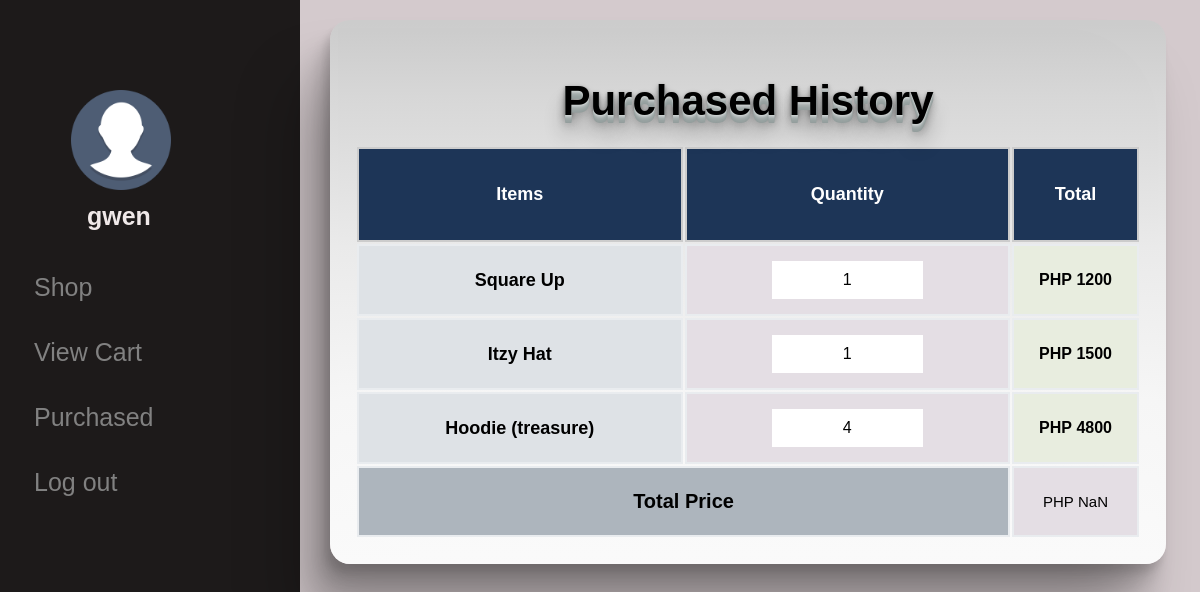
/purchased.php (signed in), run on the app's committed database.
### tables this page shows
CREATE TABLE `order_tbl` (
  `order_id` varchar(100) NOT NULL,
  `customer_id` int(11) NOT NULL,
  `product_id` int(11) NOT NULL,
  `order_quantity` int(255) NOT NULL,
  `total` varchar(20) NOT NULL
);

CREATE TABLE `product` (
  `id` int(50) NOT NULL,
  `category` varchar(100) NOT NULL,
  `name` varchar(100) NOT NULL,
  `price` int(50) NOT NULL,
  `quantity` int(255) NOT NULL,
  `description` varchar(5000) NOT NULL,
  `image` varchar(100) NOT NULL,
  `code` int(100) NOT NULL
);

### purchased.php (the view, shortened to what this page needs)
<?php
include_once("connection.php");
$id = $_SESSION['login_id'];
$query_customer_username = $pdo->prepare("SELECT * FROM login a INNER JOIN  customer b
ON a.customer_id = b.customer_id WHERE a.login_id = '$id'");
$query_customer_username->execute();
$row = $query_customer_username->fetch();
$username = $row['username'];
$find_customer = $pdo->prepare("SELECT * FROM login WHERE login_id = :login_id ");
$find_customer->bindParam(':login_id', $id);
$find_customer->execute();
$customer_row = $find_customer->fetch();
$customer_id = $customer_row['customer_id'];
?>
<!DOCTYPE html>
<html>
<head>
	<link rel="stylesheet" href="css/purchased.css">
</head>
<body>
<div class="sidenav"><br><br><br>
<a href="profile.php"> <img class="img1" src="images/pp2.png" alt="admin" style = "width: 100px"><h1 class= "img1"><?php echo $username;?></h1></a>
<a class="aa" href="shop.php">Shop<i class="fa fa-heart"></i></a>
  <a class="aa" href="cart1.php">View Cart</a>
  <a class="aa" href="purchased.php">Purchased</a>
  <a class="aa" href="logout.php">Log out</a>
</div>
<div class="main">
<div class= "container">
<br>
<h2>Purchased History</h2>
<table>
        <tr>
           <th>Items</td>
            <th>Quantity</td>
            <th>Total</td>
        </tr>
<?php
$display_order = $pdo->prepare("SELECT a.name, b.order_quantity, b.total  FROM product a INNER JOIN order_tbl b
ON a.id = b.product_id  WHERE b.customer_id = :customer_id " );
$display_order->bindParam(':customer_id', $customer_id);
$display_order->execute();
while($rows = $display_order->fetch()){
        $name = $rows['name'];
        $order_quantity = $rows['order_quantity'];
        $total = $rows['total'];
?>
        <tr class="carttbl">
        <form action="purchased.php" method = "post">
        <td class="item" >  <center> <?php echo $name;?></center>  </td>
            <form method = "post" action="update.php">
            <td class="quantity"><input type="tel" name="qty" autocomplete="off" value="<?php echo $order_quantity;?>" placeholder="Enter your Quantity" readonly>
            <td class="price">PHP&nbsp;<span><?php echo $total;?></span> </td>
</td>
        </tr>
<?php
}
?>
<td class="total-text" colspan="2">Total Price</td>
            <td class="total-number">PHP&nbsp;<span class="number">0</span><span class="php"></span></td>
</table>    </form>
    </div>
</body>
</html>

### css/purchased.css (style rules this page uses)
body { font-family: "Lato", sans-serif; background-color: rgb(212, 202, 205); }
h1 { padding: 6px 8px 6px 16px; text-decoration: none; font-size: 25px; color: #f0e9e9; display: block; }
.img1 { margin-left: 55px; }
.aa { margin-left: 18px; }
.sidenav { height: 100%; width: 300px; position: fixed; z-index: 1; top: 0; left: 0; background-color: rgb(29, 26, 26); overflow-x: hidden; padding-top: 30px; }
.sidenav a { padding: 6px 8px 6px 16px; text-decoration: none; font-size: 25px; color: #818181; display: block; padding-bottom: 30px; }
.main { margin-left: 300px; font-size: 28px; padding: 0px 10px; }
h2 { text-align: center; width: 100%; text-shadow: 0 1px 0 hsl(174,5%,80%), 0 2px 0 hsl(174,5%,75%), 0 3px 0 hsl(174,5%,70%), 0 4px 0 hsl(174,5%,66%), 0 5px 0 hsl(174,5%,64%), 0 6px 0 hsl(174,5%,62%), 0 7px 0 hsl(174,5%,61%), 0 8px 0 hsl(174,5%,60%), 0 0 5px rgba(0,0,0,.05), 0 1px 3px rgba(0,0,0,.2), 0 3px 5px rgba(0,0,0,.2), 0 5px 10px rgba(0,0,0,.2), 0 10px 10px rgba(0,0,0,.2), 0 20px 20px rgba(0,0,0,.3); }
.container { display:inline-block; position:relative; z-index:1; width:95%; height:auto; margin:20px; padding:25px; border-radius:20px; background:linear-gradient(0.06deg, rgba(250, 250, 250, 1) 0%, rgba(246, 246, 246, 1) 29.62%, rgba(234, 234, 234, 1) 58.47%, rgba(215, 215, 215, 1) 86.92%, rgba(204, 204, 204, 1) 99.22%); box-shadow:-4px 8px 8px rgba(0,0,0,0.1), -8px 16px 16px rgba(0,0,0,0.1), -16px 32px 32px rgba(0,0,0,0.15), -32px 64px 64px rgba(0,0,0,0.25); }
.container:before { content:''; position:absolute; z-index:-1; top:0; left:0; right:0; bottom:0; margin:0; }
.container:before { margin:8px; border-radius:0 96px; background:linear-gradient(0.06deg, rgba(250, 250, 250, 1) 0%, rgba(246, 246, 246, 1) 29.62%, rgba(234, 234, 234, 1) 58.47%, rgba(215, 215, 215, 1) 86.92%, rgba(204, 204, 204, 1) 99.22%); }
td, th { border: 1px solid #f1eded; text-align: center; overflow: hidden; }
td:last-child { width: 1%; white-space: nowrap; padding: 25px; }
tr:nth-child(even) { background-color: #e4dee4; }
tr:nth-child(odd) { background-color: #f5f4ea; }
th:nth-child(2) { padding: 35px; }
th:nth-child(3) { padding: 25px; }
th { background: #0e0f0f; color: rgb(250, 244, 244); font-weight: bold; text-align: center; font-size: 18px; border: 1px solid #141313; white-space: inherit; word-break: initial; word-spacing: inherit; }
img { margin-left: 80px; }
* { box-sizing: border-box; margin: 0; padding: 0; }
body { font-family: Arial, Helvetica, sans-serif; }
table { margin-top: 20px; }
table tr th { background-color: #1d3557; color: #fff; width: 250px; padding: 10px 0; font-weight: bold; border: 2px solid #ccc; }
table tr td { padding: 10px 10px; width: 250px; border: 2px solid #e9ecef; }
table tr td.item { text-align: center; font-size: 18px; font-weight: bold; background-color: #dee2e6; }
table tr td.quantity input { width: 50%; padding: 10px; border: none; outline: none; font-size: 16px; text-align: center; }
table tr td.price { background-color: #e8eddf; text-align: center; font-size: 16px; font-weight: bold; }
table tr td.total-text { background-color: #adb5bd; font-size: 20px; font-weight: bold; text-align: center; }
table tr td.total-number { font-size: 15px; }
table tr td.total-number .number { width: auto; }
.carttbl { font-size: 15px; }

### data on the page
order_tbl: product.name "Square Up", qty "1", total "1200"
order_tbl: product.name "Itzy Hat", qty "1", total "1500"
order_tbl: product.name "Hoodie (treasure)", qty "4", total "4800"

### other printed values
$username "gwen"
